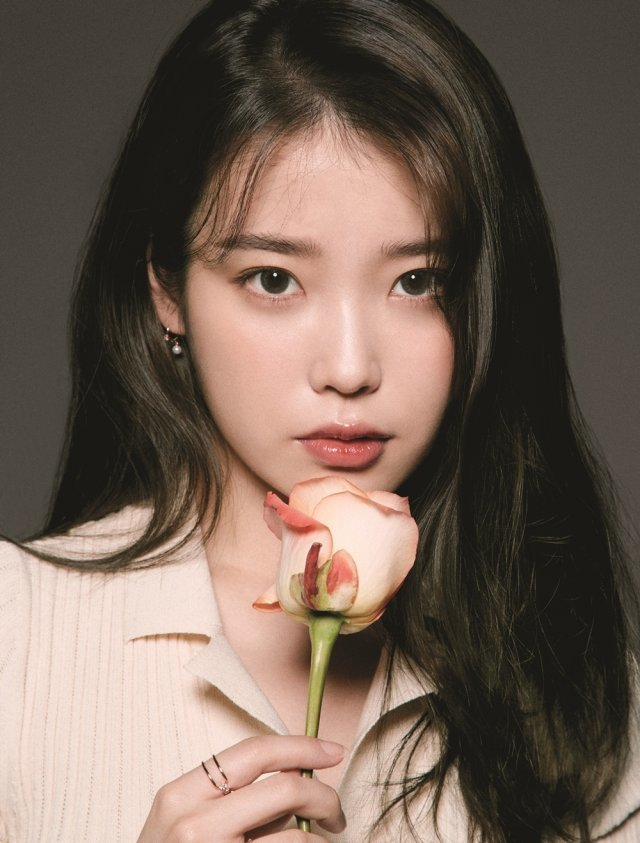
#> input picture HELLO_PYTHON/day16/images/iu.jpg, 640 x 843 px
$ python mycvtest02.py
#> lines starting #> are read from the running program, lines starting #| are printed output that depends on the picture
import cv2

# 이미지 읽기
img_source = cv2.imread('images/iu.jpg', 1)
#> img_source is the input picture: shape (843, 640, 3); mean B, G, R 86.6, 98.4, 115.5
height, width = img_source.shape[:2]
#> height = 843; width = 640
crop_img = img_source[450:750,220:480]
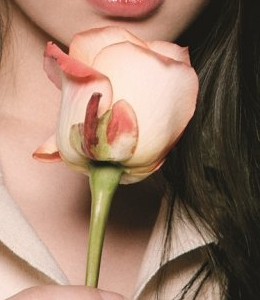
#> crop_img: shape (300, 260, 3); mean B, G, R 103.5, 121.5, 151.1
# dst = cv2.cvtColor(img, cv2.COLOR_BGR2RGB)
dst = cv2.cvtColor(crop_img, cv2.COLOR_BGR2GRAY)
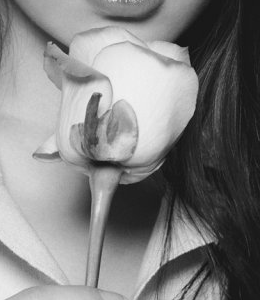
#> dst: shape (300, 260); min 12, max 242, mean 128.3
height, width = dst.shape[:2]
#> height = 300; width = 260
matrix = cv2.getRotationMatrix2D((width/2, height/2), -25, .5)
dst = cv2.warpAffine(dst, matrix, (width, height))
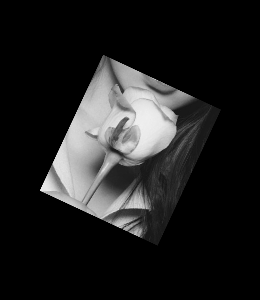
#> dst: shape (300, 260); min 0, max 240, mean 32.1

cv2.imwrite('images/grayImage.png',dst)
# 이미지 화면에 표시
cv2.imwrite('images/sun.png',dst)
cv2.imshow('IU', dst)
cv2.waitKey(0)
# 이미지 윈도우 삭제
cv2.destroyAllWindows()
